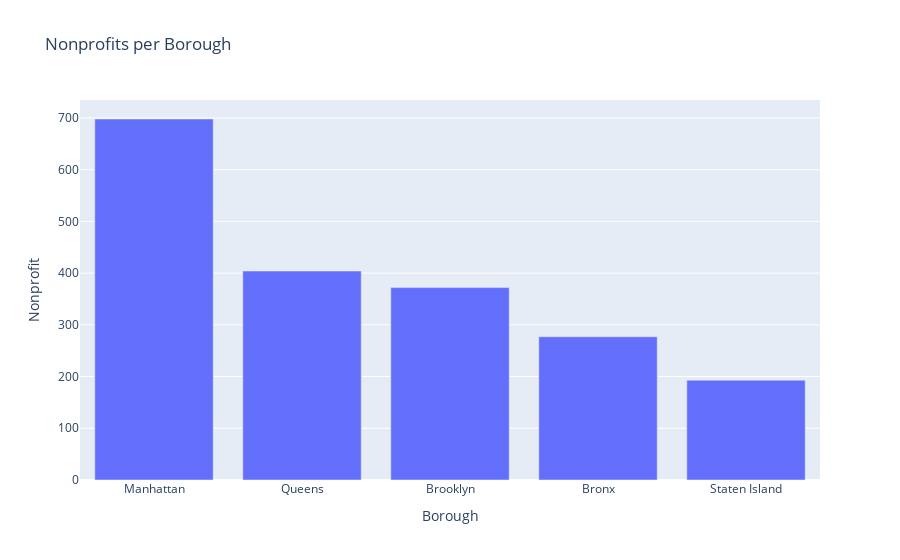

The notebook cell saved with this chart:
### Code cell
fig.update_layout(title='Nonprofits per Borough',
                  xaxis_title='Borough',
                  yaxis_title='Nonprofit')

### Figure 1 — Plotly figure (JSON) as saved in the notebook; plotly's stock layout.template omitted (floating-point values rounded to 4 significant figures)
{"data": [{"type": "bar", "x": ["Manhattan", "Queens", "Brooklyn", "Bronx", "Staten Island"], "y": [698, 404, 372, 277, 193]}], "layout": {"title": {"text": "Nonprofits per Borough"}, "xaxis": {"title": {"text": "Borough"}}, "yaxis": {"title": {"text": "Nonprofit"}}}}
